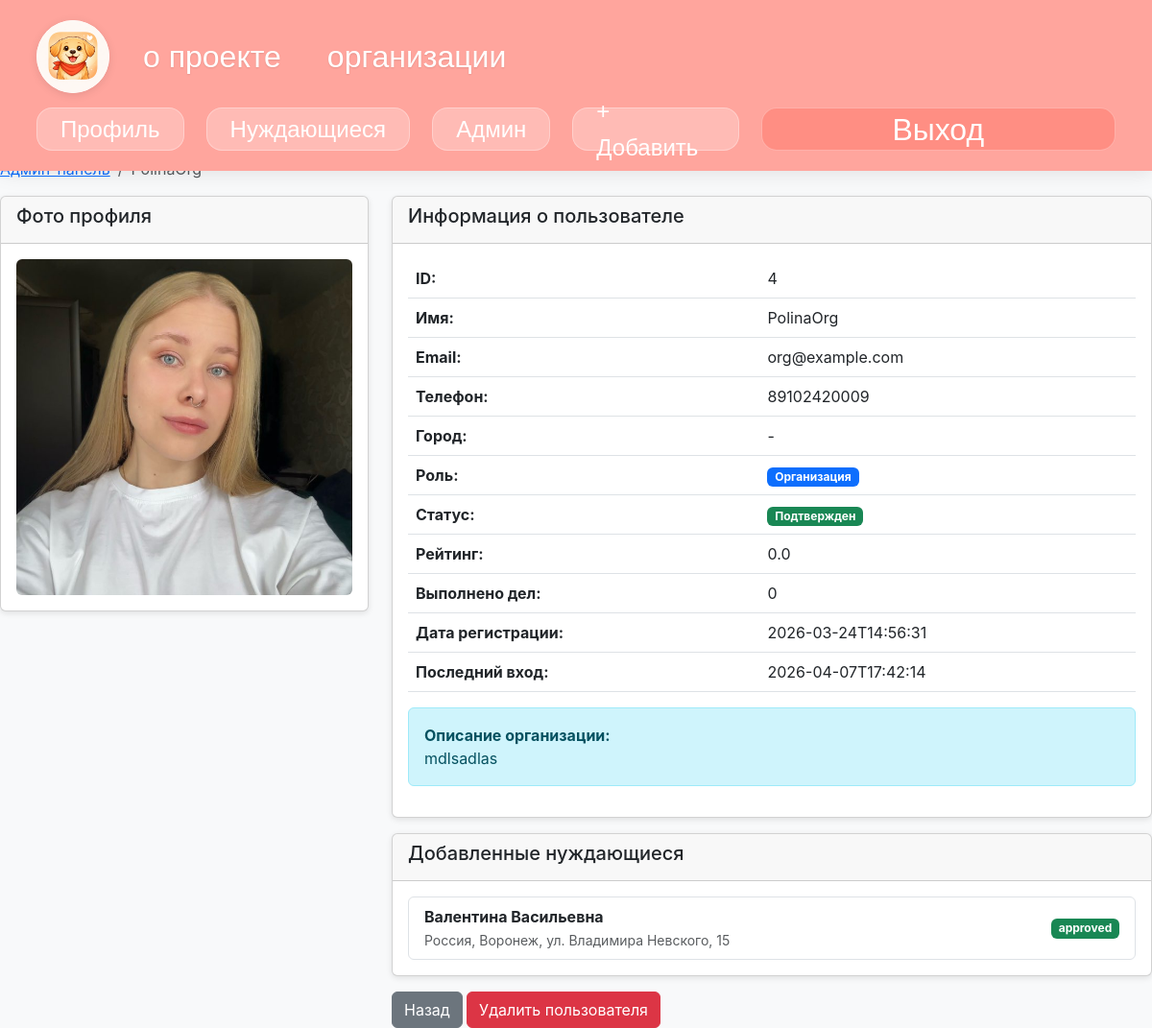
The app's page /admin/user/4 (signed in) with its own data.
### tables this page shows
CREATE TABLE users (id INTEGER PRIMARY KEY AUTOINCREMENT UNIQUE NOT NULL, name TEXT NOT NULL, email TEXT UNIQUE NOT NULL, password TEXT UNIQUE NOT NULL, photo TEXT, role TEXT NOT NULL, is_verified INTEGER DEFAULT (0), rating REAL DEFAULT (0), completed_tasks INTEGER DEFAULT (0), organization_name TEXT, organization_description TEXT, created_at TEXT, last_login TEXT, phone TEXT UNIQUE);

CREATE TABLE needies (id INTEGER PRIMARY KEY AUTOINCREMENT UNIQUE NOT NULL, name TEXT NOT NULL, tag TEXT NOT NULL, photo TEXT NOT NULL, description TEXT, address TEXT, funds_collected REAL DEFAULT 0 NOT NULL, help_info TEXT NOT NULL, lat TEXT, lng TEXT, created_by INTEGER REFERENCES users (id), created_at TEXT, is_active INTEGER DEFAULT (1), urgency_level INTEGER DEFAULT (2), status TEXT DEFAULT pending, organization_id INTEGER REFERENCES users (id), goal INTEGER);

### app.py (the view)
@app.route('/admin/user/<int:user_id>')
def admin_user_detail(user_id):
    if 'user_id' not in session:
        return redirect(url_for('login'))
    with sqlite3.connect(DB_NAME) as conn:
        c = conn.cursor()
        c.execute('SELECT role FROM users WHERE id = ?', (session['user_id'],))
        admin_role = c.fetchone()
        if not admin_role or admin_role[0] != 'admin':
            flash('Доступ запрещен')
            return redirect(url_for('index'))
        c.execute('''SELECT id, name, email, phone, role, is_verified, rating,
                            completed_tasks, photo, created_at, last_login,
                            organization_description
                     FROM users WHERE id = ?''', (user_id,))
        user_data = c.fetchone()
        if not user_data:
            flash('Пользователь не найден')
            return redirect(url_for('admin_users'))
        user = {
            'id': user_data[0],
            'name': user_data[1],
            'email': user_data[2],
            'phone': user_data[3],
            'role': user_data[4],
            'is_verified': user_data[5],
            'rating': user_data[6],
            'completed_tasks': user_data[7],
            'photo': user_data[8],
            'created_at': user_data[9],
            'last_login': user_data[10],
            'organization_description': user_data[11]
        }
        needies = []
        if user['role'] == 'organization':
            c.execute('''SELECT id, name, address, status
                         FROM needies
                         WHERE organization_id = ?
                         ORDER BY created_at DESC''', (user_id,))
            needies_data = c.fetchall()
            for n in needies_data:
                needies.append({
                    'id': n[0],
                    'name': n[1],
                    'address': n[2],
                    'status': n[3]
                })
        return render_template('admin/user_detail.html', user=user, needies=needies)

### templates/admin/user_detail.html (shortened to what this page needs)
{% extends "layout.html" %}
{% block content %}
<div class="mt-4">
    <nav aria-label="breadcrumb">
        <ol class="breadcrumb">
            <li class="breadcrumb-item"><a href="/admin/users">Админ-панель</a></li>
            <li class="breadcrumb-item active">{{ user.name }}</li>
        </ol>
    </nav>
    <div class="row">
        <div class="col-md-4">
            <div class="card">
                <div class="card-header">
                    <h5>Фото профиля</h5>
                </div>
                <div class="card-body text-center">
                    {% if user.photo %}
                        <img src="/{{ user.photo }}" class="img-fluid rounded" alt="Фото">
                    {% else %}
                        <img src="https://via.placeholder.com/200" class="img-fluid rounded" alt="Нет фото">
                    {% endif %}
                </div>
            </div>
        </div>
        <div class="col-md-8">
            <div class="card mb-3">
                <div class="card-header">
                    <h5>Информация о пользователе</h5>
                </div>
                <div class="card-body">
                    <table class="table">
                        <tr>
                            <th>ID:</th>
                            <td>{{ user.id }}</td>
                        </tr>
                        <tr>
                            <th>Имя:</th>
                            <td>{{ user.name }}</td>
                        </tr>
                        <tr>
                            <th>Email:</th>
                            <td>{{ user.email }}</td>
                        </tr>
                        <tr>
                            <th>Телефон:</th>
                            <td>{{ user.phone or '-' }}</td>
                        </tr>
                        <tr>
                            <th>Город:</th>
                            <td>{{ user.city or '-' }}</td>
                        </tr>
                        <tr>
                            <th>Роль:</th>
                            <td>
                                {% if user.role == 'admin' %}
                                    <span class="badge bg-danger">Администратор</span>
                                {% elif user.role == 'organization' %}
                                    <span class="badge bg-primary">Организация</span>
                                {% else %}
                                    <span class="badge bg-success">Волонтер</span>
                                {% endif %}
                            </td>
                        </tr>
                        <tr>
                            <th>Статус:</th>
                            <td>
                                {% if user.is_verified %}
                                    <span class="badge bg-success">Подтвержден</span>
                                {% else %}
                                    <span class="badge bg-warning">На проверке</span>
                                {% endif %}
                            </td>
                        </tr>
                        <tr>
                            <th>Рейтинг:</th>
                            <td>{{ "%.1f"|format(user.rating) }}</td>
                        </tr>
                        <tr>
                            <th>Выполнено дел:</th>
                            <td>{{ user.completed_tasks }}</td>
                        </tr>
                        <tr>
                            <th>Дата регистрации:</th>
                            <td>{{ user.created_at[:19] if user.created_at else '-' }}</td>
                        </tr>
                        <tr>
                            <th>Последний вход:</th>
                            <td>{{ user.last_login[:19] if user.last_login else '-' }}</td>
                        </tr>
                    </table>
                    {% if user.role == 'organization' and user.organization_description %}
                        <div class="alert alert-info">
                            <strong>Описание организации:</strong><br>
                            {{ user.organization_description }}
                        </div>
                    {% endif %}
                </div>
            </div>
            {% if user.role == 'organization' %}
                <div class="card">
                    <div class="card-header">
                        <h5>Добавленные нуждающиеся</h5>
                    </div>
                    <div class="card-body">
                        {% if needies %}
                            <div class="list-group">
                                {% for needy in needies %}
                                    <div class="list-group-item">
                                        <div class="d-flex justify-content-between align-items-center">
                                            <div>
                                                <strong>{{ needy.name }}</strong><br>
                                                <small class="text-muted">{{ needy.address }}</small>
                                            </div>
                                            <span class="badge {% if needy.status == 'approved' %}bg-success{% else %}bg-warning{% endif %}">
                                                {{ needy.status }}
                                            </span>
                                        </div>
                                    </div>
                                {% endfor %}
                            </div>
                        {% else %}
                            <p class="text-muted">Организация еще не добавила нуждающихся</p>
                        {% endif %}
                    </div>
                </div>
            {% endif %}
            <div class="mt-3">
                <a href="/admin/users" class="btn btn-secondary">Назад</a>
                {% if user.role != 'admin' %}
                    <a href="/admin/delete_user/{{ user.id }}" class="btn btn-danger" onclick="return confirm('Удалить пользователя?')">Удалить пользователя</a>
                {% endif %}
            </div>
        </div>
    </div>
</div>
{% endblock %}

### static/style.css (style rules this page uses)
body { padding-top: 60px; background-color: #f8f9fa; font-family: 'Segoe UI', Tahoma, Geneva, Verdana, sans-serif; }
.card { box-shadow: 0 2px 6px rgba(0, 0, 0, 0.1); }

### records on screen
users: id "4", name "PolinaOrg", email "org@example.com", phone "89102420009", rating "0.0", completed_tasks "0", created_at "2026-03-24T14:56:31", last_login "2026-04-07T17:42:14", organization_description "mdlsadlas"
needies: name "Валентина Васильевна", address "Россия, Воронеж, ул. Владимира Невского, 15", status "approved"

### other values on screen
{{ user.city or '-' }} "-"
